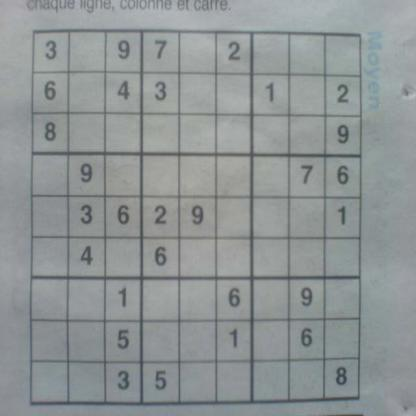
#> input picture Data set/sodoku3.jpg, 416 x 416 px, found by its file name
$ python main.py
#> lines starting #> are read from the running program, lines starting #| are printed output that depends on the picture; after the words box and inside, x2 and y2 are one past the last pixel; in counts of white or black regions, pixels touching at a corner belong together
import copy

import cv2
import numpy as np

# read img convert it to grayscale
colored_img = cv2.imread('D:/UNI/sems/2023 fall/Computer Vision/Project/data set/sodoku3.jpg')
#> colored_img is the input picture: shape (416, 416, 3); mean B, G, R 149.7, 148.9, 143.2
original_img = cv2.cvtColor(colored_img, cv2.COLOR_RGB2GRAY)
cv2.imshow('sodoku pic', original_img)

# Apply Gaussian blur
kernel_size = (5, 5)  # Define the size of the Gaussian kernel (should be odd numbers)
sigma_x = 0  # Standard deviation in X direction (0 implies calculated from kernel size)
blurred_image = cv2.GaussianBlur(original_img, kernel_size, sigma_x)
cv2.imshow('Blurred Image', blurred_image)

# Global thresholding using OTSU method
ret, thresh_otsu = cv2.threshold(original_img, 127, 255, cv2.THRESH_BINARY + cv2.THRESH_OTSU)
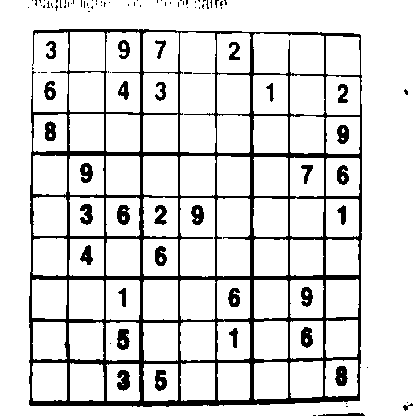
#> thresh_otsu: shape (416, 416); 86.3% white; 102 black regions (69 under 20 px), largest, box (x1, y1, x2, y2) and area: (29, 29, 362, 407) 18863, (117, 329, 130, 350) 202, (117, 370, 130, 391) 201
#> ret = 133
cv2.namedWindow('OTSU method', cv2.WINDOW_NORMAL)
cv2.imshow('OTSU method', thresh_otsu)
# Global thresholding is bad

# local mean thresholding
thresh_org_local_mean = cv2.adaptiveThreshold(original_img, 255, cv2.ADAPTIVE_THRESH_MEAN_C,
                                              cv2.THRESH_BINARY, 11, 2)
#> thresh_org_local_mean: shape (416, 416); 77.9% white; 1422 black regions (1228 under 20 px), largest, box (x1, y1, x2, y2) and area: (29, 29, 363, 406) 21988, (155, 246, 167, 266) 159, (80, 163, 92, 183) 154
cv2.imshow('local org mean', thresh_org_local_mean)

thresh_blured_local_mean = cv2.adaptiveThreshold(blurred_image, 255, cv2.ADAPTIVE_THRESH_MEAN_C,
                                                 cv2.THRESH_BINARY, 11, 2)
#> thresh_blured_local_mean: shape (416, 416); 78.1% white; 665 black regions (555 under 20 px), largest, box (x1, y1, x2, y2) and area: (29, 28, 363, 406) 26396, (119, 0, 159, 10) 243, (40, 0, 75, 13) 236
cv2.imshow('local blured mean', thresh_blured_local_mean)

# local gaus thresholding
thresh_org_local_gaus = cv2.adaptiveThreshold(original_img, 255, cv2.ADAPTIVE_THRESH_GAUSSIAN_C, cv2.THRESH_BINARY, 25,
                                              2)
#> thresh_org_local_gaus: shape (416, 416); 79.4% white; 909 black regions (762 under 20 px), largest, box (x1, y1, x2, y2) and area: (29, 28, 363, 406) 22293, (155, 246, 167, 266) 164, (191, 205, 204, 225) 162
cv2.imshow('local org gaus', thresh_blured_local_mean)
thresh_blured_local_gaus = cv2.adaptiveThreshold(blurred_image, 255, cv2.ADAPTIVE_THRESH_GAUSSIAN_C, cv2.THRESH_BINARY,
                                                 25, 2)
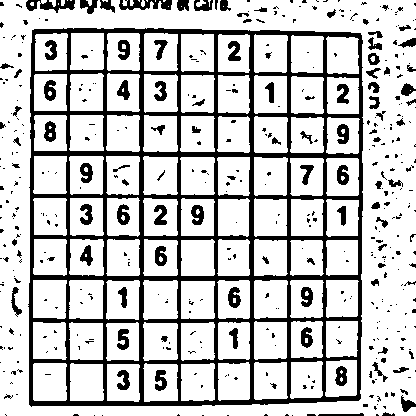
#> thresh_blured_local_gaus: shape (416, 416); 77.9% white; 452 black regions (347 under 20 px), largest, box (x1, y1, x2, y2) and area: (28, 28, 364, 407) 27292, (119, 0, 172, 10) 346, (26, 0, 75, 13) 343
cv2.imshow('local blured gaus', thresh_blured_local_mean)

# Median filter
median_TOLM = cv2.medianBlur(thresh_org_local_mean, 3)
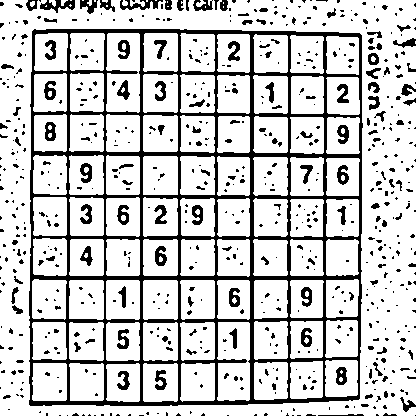
#> median_TOLM: shape (416, 416); 80% white; 685 black regions (548 under 20 px), largest, box (x1, y1, x2, y2) and area: (29, 29, 363, 406) 22197, (40, 0, 75, 13) 231, (120, 0, 163, 10) 221
for i in range(0):
    median_TOLM = cv2.medianBlur(median_TOLM, 3)
cv2.imshow('median_TOLM', median_TOLM)

_, inverted_thresh = cv2.threshold(median_TOLM, 0, 255, cv2.THRESH_BINARY_INV | cv2.THRESH_OTSU)
cv2.imshow('inverted_median_TOLM', inverted_thresh)


# erode the img ro remove noise
radius = 1  # Radius of the circle
circle_SE = cv2.getStructuringElement(cv2.MORPH_ELLIPSE, (2 * radius + 1, 2 * radius + 1))

# Perform erosion using the circular structuring element
eroded_image = cv2.erode(inverted_thresh, circle_SE)
#> eroded_image: shape (416, 416); 8% white in thin lines or dots
for i in range(0):
    eroded_image = cv2.erode(eroded_image, circle_SE)
cv2.imshow('eroded_image', eroded_image)

median_filtered = cv2.medianBlur(eroded_image, 3)
#> median_filtered: shape (416, 416); 5.5% white in thin lines or dots
cv2.imshow('median', median_filtered)

# Apply Canny edge detection
edges = cv2.Canny(median_filtered, 50, 150, apertureSize=3)
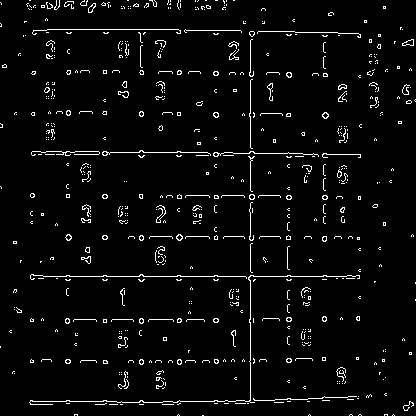
#> edges: shape (416, 416); 3.8% white in thin lines or dots

# Apply Hough Line Transform
lines = cv2.HoughLines(edges, 1, np.pi / 180, 200)
#> lines = [[250, 0], [276, 1.57]]

cv2.imshow('edges', edges)

colored_img_copy = copy.deepcopy(colored_img)

# Draw detected lines on the original image
if lines is not None:
    for rho, theta in lines[:, 0]:
        a = np.cos(theta)
        b = np.sin(theta)
        x0 = a * rho
        y0 = b * rho
        x1 = int(x0 + 1000 * (-b))
        y1 = int(y0 + 1000 * (a))
        x2 = int(x0 - 1000 * (-b))
        y2 = int(y0 - 1000 * (a))
        cv2.line(colored_img_copy, (x1, y1), (x2, y2), (0, 0, 255), 2)
#> this loop made 2 passes
#> (rho, theta, a, b, x0, y0, x1, y1) on passes 1 to 2: (250, 0, 1, 0, 250, 0, 250, 1000), (276, 1.57, -4.37e-08, 1, -1.21e-05, 276, -1000, 275)
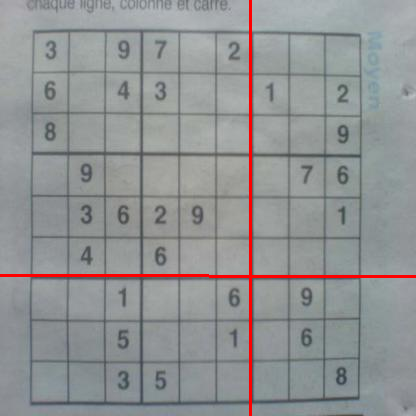
#> colored_img_copy: shape (416, 416, 3); 1.44% of pixels changed, all inside (x1, y1, x2, y2) = (0, 0, 416, 416)

# Display the result
cv2.imshow('Detected Lines', colored_img_copy)


dilated_img = cv2.dilate(median_filtered, circle_SE)
#> dilated_img: shape (416, 416); 11% white; 341 white regions (151 under 20 px), largest, box (x1, y1, x2, y2) and area: (29, 31, 362, 406) 6101, (32, 29, 182, 76) 791, (183, 29, 243, 36) 243
cv2.imshow('dilated', dilated_img)
# --------------------------------------------
cv2.waitKey(0)
cv2.destroyAllWindows()
# -----------------------------------------


dst = cv2.cornerHarris(edges, blockSize=5, ksize=3, k=0.22)
cv2.imshow('dst', dst)

# Dilate the corners to make them more visible
dst = cv2.dilate(dst, None)
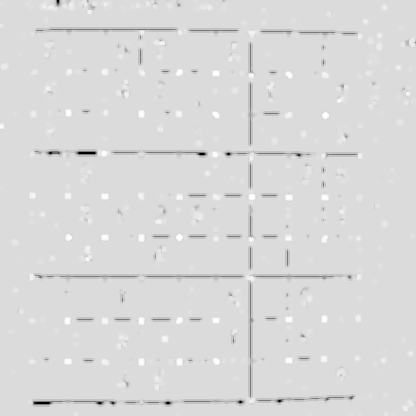
#> dst: shape (416, 416) float32; min -0.0792, max 0.0128, mean -0.000579; drawn with min black and max white
cv2.imshow('dst2', dst)
# Threshold the corners to consider only strong corners
threshold = 0.01 * dst.max()
#> threshold = 0.000128
corner_image = np.copy(colored_img)
corner_image[dst > threshold * dst] = [0, 0, 255]
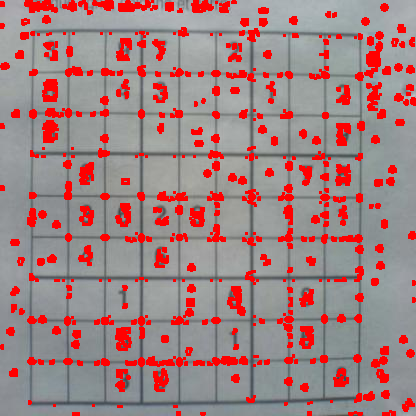
#> corner_image: shape (416, 416, 3); 14.28% of pixels changed, all inside (x1, y1, x2, y2) = (0, 0, 416, 416)

# Display the image with detected corners
cv2.namedWindow('Corners Detected', cv2.WINDOW_NORMAL)
cv2.imshow('Corners Detected', corner_image)

cv2.waitKey(0)
cv2.destroyAllWindows()

$ run again, with Data set/sodoku2.jpg copied over Data set/sodoku3.jpg
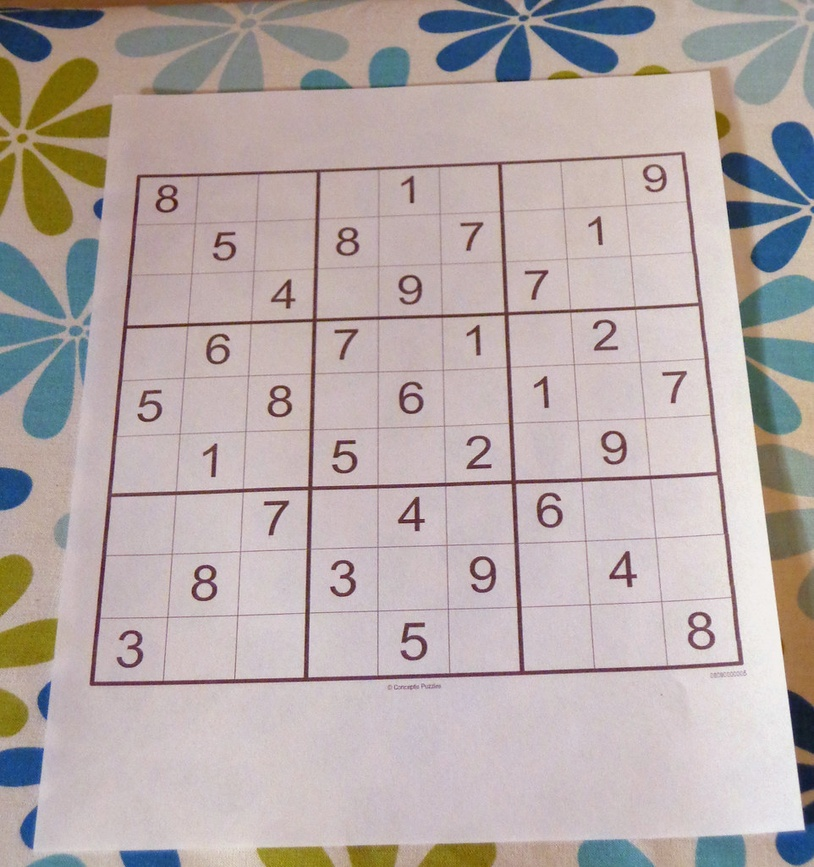
#> input picture Data set/sodoku2.jpg, 814 x 867 px, shrunk from 962 x 1024 before the run, found by its file name
#> colored_img is the input picture: shape (867, 814, 3); mean B, G, R 168.4, 169.9, 181.5
#> `ret, thresh_otsu = cv2.threshold(original_img, 127, 255, cv2.THRESH_BI..`:
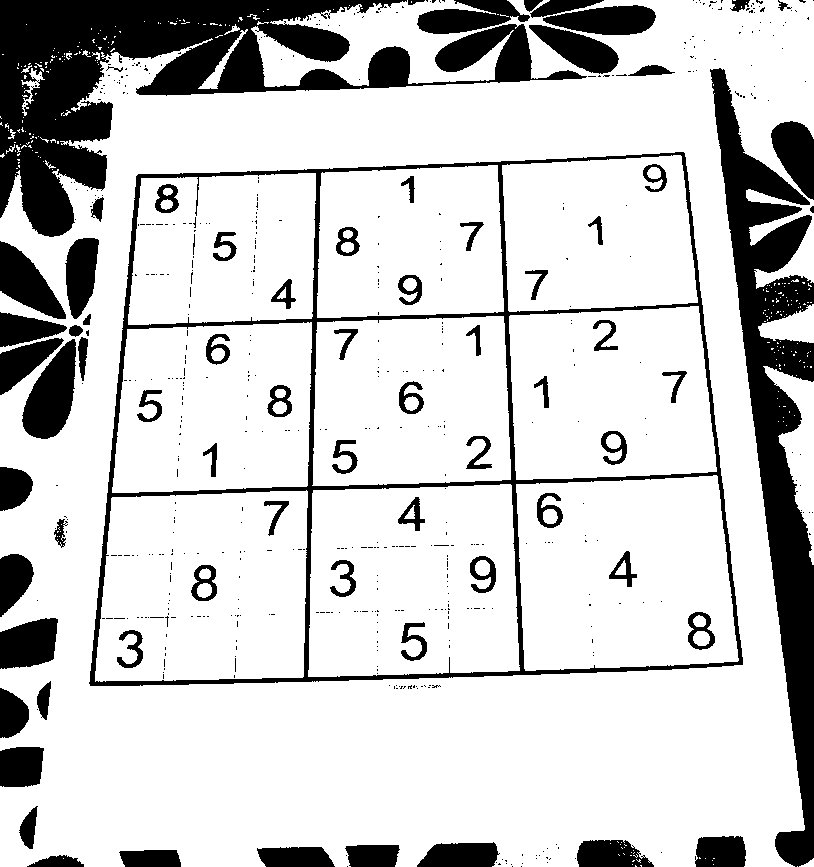
#> thresh_otsu: shape (867, 814); 80.1% white; 583 black regions (510 under 20 px), largest, box (x1, y1, x2, y2) and area: (0, 0, 587, 237) 42541, (710, 68, 814, 867) 28377, (89, 152, 743, 686) 18117
#> ret = 144
#> thresh_org_local_mean: shape (867, 814); 71.1% white; 15346 black regions (14129 under 20 px), largest, box (x1, y1, x2, y2) and area: (89, 151, 744, 686) 21316, (134, 25, 814, 866) 16761, (22, 339, 76, 439) 1578
#> thresh_blured_local_mean: shape (867, 814); 78.5% white; 5257 black regions (4788 under 20 px), largest, box (x1, y1, x2, y2) and area: (89, 151, 744, 686) 20331, (604, 65, 814, 865) 12678, (135, 25, 600, 95) 3775
#> thresh_org_local_gaus: shape (867, 814); 72.2% white; 13400 black regions (12434 under 20 px), largest, box (x1, y1, x2, y2) and area: (89, 151, 744, 686) 30750, (723, 175, 814, 866) 12436, (134, 25, 810, 205) 8920
#> thresh_blured_local_gaus: shape (867, 814); 77.7% white; 3964 black regions (3497 under 20 px), largest, box (x1, y1, x2, y2) and area: (89, 151, 744, 687) 21578, (604, 65, 814, 865) 15566, (135, 25, 600, 95) 4974
#> median_TOLM: shape (867, 814); 77.7% white; 6460 black regions (5751 under 20 px), largest, box (x1, y1, x2, y2) and area: (89, 151, 744, 686) 18207, (604, 65, 814, 865) 12495, (135, 25, 601, 95) 3611
#> eroded_image: shape (867, 814); 9.5% white; 3470 white regions (3310 under 20 px), largest, box (x1, y1, x2, y2) and area: (90, 152, 743, 685) 9530, (724, 177, 814, 864) 6323, (612, 66, 809, 204) 1826
#> median_filtered: shape (867, 814); 8.1% white; 839 white regions (603 under 20 px), largest, box (x1, y1, x2, y2) and area: (90, 152, 743, 685) 6827, (731, 232, 814, 864) 5320, (26, 59, 98, 129) 974
#> edges: shape (867, 814); 4.6% white in thin lines or dots
#> lines = [[-697, 3.02], [498, 1.54], [688, 1.54], [329, 1.54], [97, 1.54], [683, 1.55], [319, 0.0175], [-701, 3.02], [120, 0.105]]
#> the loop `for rho, theta in lines[:, 0]:` made 9 passes
#> (rho, theta, a, b, x0, y0, x1, y1) on passes 1 to 8: (-697, 3.02, -0.993, 0.122, 691.8, -84.94, 569, -1077), (498, 1.54, 0.0349, 0.999, 17.38, 497.7, -982, 532), (688, 1.54, 0.0349, 0.999, 24.01, 687.6, -975, 722), (329, 1.54, 0.0349, 0.999, 11.48, 328.8, -987, 363), (97, 1.54, 0.0349, 0.999, 3.39, 96.94, -996, 131), (683, 1.55, 0.0175, 1, 11.92, 682.9, -987, 700), (319, 0.0175, 1, 0.0175, 319, 5.57, 301, 1005), (-701, 3.02, -0.993, 0.122, 695.8, -85.43, 573, -1077)
#> dilated_img: shape (867, 814); 13% white; 768 white regions (469 under 20 px), largest, box (x1, y1, x2, y2) and area: (89, 151, 744, 686) 14610, (724, 179, 814, 865) 9028, (545, 6, 655, 35) 1386
#> threshold = 0.000111
#> `corner_image[dst > threshold * dst] = [0, 0, 255]`:
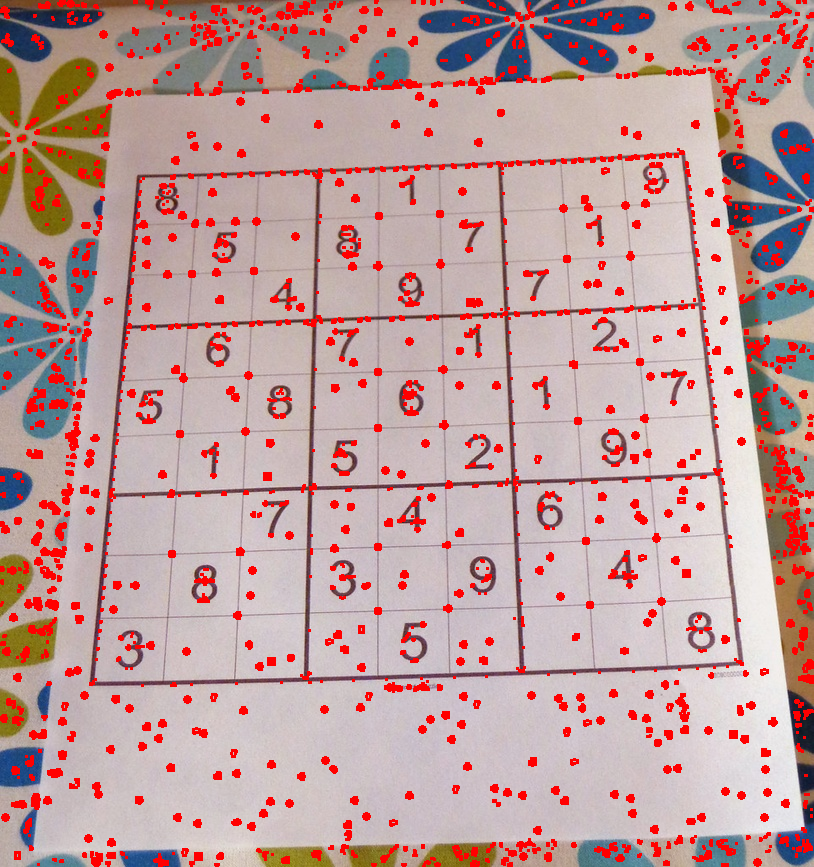
#> corner_image: shape (867, 814, 3); 8.64% of pixels changed, all inside (x1, y1, x2, y2) = (0, 0, 814, 867)

$ run again, with Data set/sodoku4.jpg copied over Data set/sodoku3.jpg
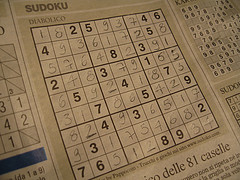
#> input picture Data set/sodoku4.jpg, 240 x 180 px, found by its file name
#> colored_img is the input picture: shape (180, 240, 3); mean B, G, R 86.4, 117.1, 140.5
#> `ret, thresh_otsu = cv2.threshold(original_img, 127, 255, cv2.THRESH_BI..`:
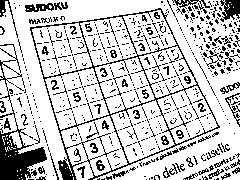
#> thresh_otsu: shape (180, 240); 78.1% white; black in thin lines or dots
#> ret = 95
#> thresh_org_local_mean: shape (180, 240); 68% white; black in thin lines or dots
#> thresh_blured_local_mean: shape (180, 240); 63.6% white; 253 black regions (135 under 20 px), largest, box (x1, y1, x2, y2) and area: (29, 7, 221, 180) 5843, (0, 43, 41, 155) 1163, (0, 147, 47, 175) 562
#> thresh_org_local_gaus: shape (180, 240); 68.4% white; black in thin lines or dots
#> thresh_blured_local_gaus: shape (180, 240); 64.5% white; 270 black regions (165 under 20 px), largest, box (x1, y1, x2, y2) and area: (29, 7, 221, 180) 6358, (0, 43, 41, 154) 998, (0, 147, 47, 175) 642
#> median_TOLM: shape (180, 240); 74.1% white; black in thin lines or dots
#> inverted_thresh: shape (180, 240); 25.9% white in thin lines or dots
#> eroded_image: shape (180, 240); 6.2% white in thin lines or dots
#> median_filtered: shape (180, 240); 3.4% white in thin lines or dots
#> edges: shape (180, 240); 3.1% white in thin lines or dots
#> lines = None
#> dilated_img: shape (180, 240); 7.2% white; 147 white regions (102 under 20 px), largest, box (x1, y1, x2, y2) and area: (0, 147, 47, 175) 559, (77, 5, 93, 10) 65, (117, 167, 135, 177) 63
#> threshold = 0.000108
#> `corner_image[dst > threshold * dst] = [0, 0, 255]`:
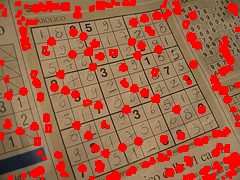
#> corner_image: shape (180, 240, 3); 19% of pixels changed, all inside (x1, y1, x2, y2) = (0, 0, 240, 180)

$ run again, with Data set/sodoku.jpg copied over Data set/sodoku3.jpg
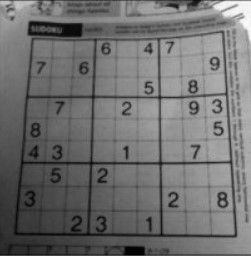
#> input picture Data set/sodoku.jpg, 251 x 256 px, found by its file name
#> colored_img is the input picture: shape (256, 251, 3); min 0, max 254, mean 111.5
#> thresh_otsu: shape (256, 251); 56.5% white; 82 black regions (60 under 20 px), largest, box (x1, y1, x2, y2) and area: (0, 20, 251, 256) 25370, (34, 0, 216, 17) 1119, (217, 192, 228, 208) 121
#> ret = 107
#> thresh_org_local_mean: shape (256, 251); 69.8% white; 365 black regions (287 under 20 px), largest, box (x1, y1, x2, y2) and area: (14, 30, 238, 238) 6442, (86, 4, 245, 34) 1216, (0, 243, 146, 256) 902
#> thresh_blured_local_mean: shape (256, 251); 69.2% white; 214 black regions (129 under 20 px), largest, box (x1, y1, x2, y2) and area: (13, 30, 238, 238) 6436, (86, 4, 245, 34) 1406, (27, 20, 84, 37) 632
#> thresh_org_local_gaus: shape (256, 251); 71.6% white; 254 black regions (187 under 20 px), largest, box (x1, y1, x2, y2) and area: (13, 30, 238, 238) 8005, (85, 4, 245, 35) 1378, (0, 243, 146, 256) 921
#> thresh_blured_local_gaus: shape (256, 251); 70.2% white; 170 black regions (95 under 20 px), largest, box (x1, y1, x2, y2) and area: (13, 30, 238, 239) 6789, (86, 4, 245, 34) 1501, (27, 20, 84, 37) 651
#> median_TOLM: shape (256, 251); 71.1% white; 202 black regions (116 under 20 px), largest, box (x1, y1, x2, y2) and area: (14, 30, 238, 238) 5526, (86, 4, 245, 34) 1334, (0, 243, 122, 256) 701
#> eroded_image: shape (256, 251); 11.6% white in thin lines or dots
#> median_filtered: shape (256, 251); 7.5% white in thin lines or dots
#> edges: shape (256, 251); 5.5% white in thin lines or dots
#> lines = None
#> dilated_img: shape (256, 251); 14.9% white; 250 white regions (83 under 20 px), largest, box (x1, y1, x2, y2) and area: (86, 10, 236, 34) 1002, (27, 21, 83, 37) 596, (124, 246, 145, 255) 179
#> threshold = 0.000131
#> `corner_image[dst > threshold * dst] = [0, 0, 255]`:
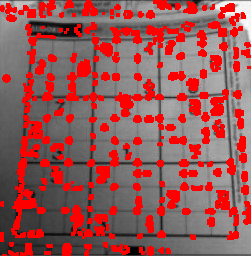
#> corner_image: shape (256, 251, 3); mean B, G, R 85.7, 85.7, 151.3
